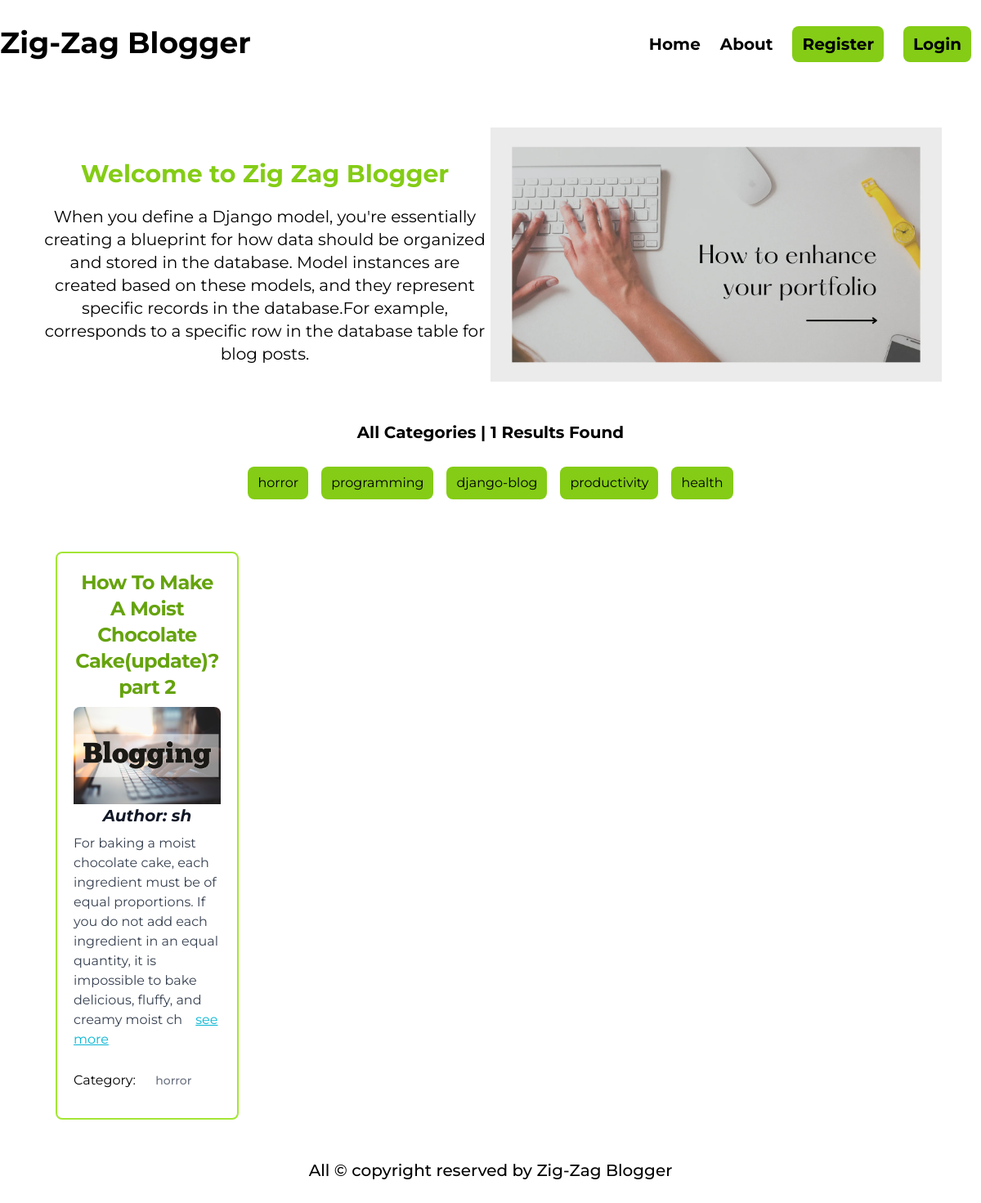
The page /category/horror/ on the database its author committed.
### categories/models.py (models this page shows, shortened)
class Category(models.Model):
    name = models.CharField(max_length=50)
    slug = models.SlugField(max_length=100, unique = True, null=True, blank=True)

### posts/models.py (models this page shows, shortened)
class Post(models.Model):
    title = models.CharField(max_length=50)
    content = models.TextField()
    category = models.ManyToManyField(Category)
    author = models.ForeignKey(User, on_delete=models.CASCADE)
    image = models.ImageField(upload_to='posts/media/uploads/', blank=True, null = True)

### blog_project_1/views.py (the view)
# urls.py: path('', views.home, name='home')
def home(req, category_slug = None):
    data = Post.objects.all()
    if category_slug is not None:
        category = Category.objects.get(slug = category_slug)
        data = Post.objects.filter(category = category)
    category = Category.objects.all()
    return render(req, 'home2.html', {'data': data,'category': category})

### templates/home2.html
{% extends "base.html" %} {% block content %} {% load static %}
<div class="m-12 text-center flex items-center">
  <div class="w-1/2">
    <h1 class="text-3xl font-bold text-center text-lime-500 my-5">
      Welcome to Zig Zag Blogger
    </h1>
    <p class="text-xl">
      When you define a Django model, you're essentially creating a blueprint
      for how data should be organized and stored in the database. Model
      instances are created based on these models, and they represent specific
      records in the database.For example, corresponds to a specific row in the
      database table for blog posts.
    </p>
  </div>
  <div class="w-1/2">
    <img
      src="{% static 'banner.webp' %}"
      class="img-fluid rounded-top"
      alt=""
    />
  </div>
</div>
<p class="m-2 text-center text-xl font-bold mt-5">
  All Categories | {{data | length}} Results Found
</p>
<div class="flex items-center justify-center mx-auto my-3 rounded-lg">
  <div class="flex items-center m-4">
    {% for i in category %}
    <a
      class="bg-lime-500 mx-2 px-3 py-2 rounded-lg"
      href="{% url 'category_wise' i.slug %}"
      >{{i.name}}</a
    >
    {% endfor %}
  </div>
</div>
<div class="grid md:grid-cols-2 lg:grid-cols-4 gap-4 my-12 mx-12">
  {% for post in data %}
  <div class="rounded-lg border-2 border-lime-400 mx-5">
    <div class="p-5">
      <h5
        class="mb-2 text-center text-2xl font-bold tracking-tight text-lime-600"
      >
        {{post.title}}
      </h5>
      <img class="rounded-t-lg" src="{{post.image.url}}" alt="#" />
      <h1 class="mb-2 text-center text-xl font-bold italic text-gray-900">
        Author: {{post.author.first_name}}
      </h1>
      <p class="mb-3 font-normal text-gray-700 dark:text-gray-400">
        {{post.content|slice:":200"}}
        <a
          class="underline mx-3 text-cyan-500"
          href="{% url 'details_page' post.id %}"
          >see more</a
        >
      </p>
      <p>
        Category: {% for cat in post.category.all %}
        <a
          href="#"
          class="inline-flex items-center px-3 py-2 text-sm font-medium text-center text-gray-500 m-2"
        >
          {{cat.name}}
        </a>
        {% endfor %}
      </p>
    </div>
  </div>
  {% endfor %}
</div>
{% endblock %}

### rows shown on the page
Category: name "horror"
Category: name "programming"
Category: name "django-blog"
Category: name "productivity"
Category: name "health"
Post: title "How To Make A Moist Chocolate Cake(update)? part 2", image (picture), author.first_name "sh", content "For baking a moist chocolate cake, each ingredient must be of equal proportions. If you do not add each ingredient in an equal quantity, it is impossible to bake delicious, fluffy, and creamy moist ch"

### other values the page prints
{{ data | length }} "1"
